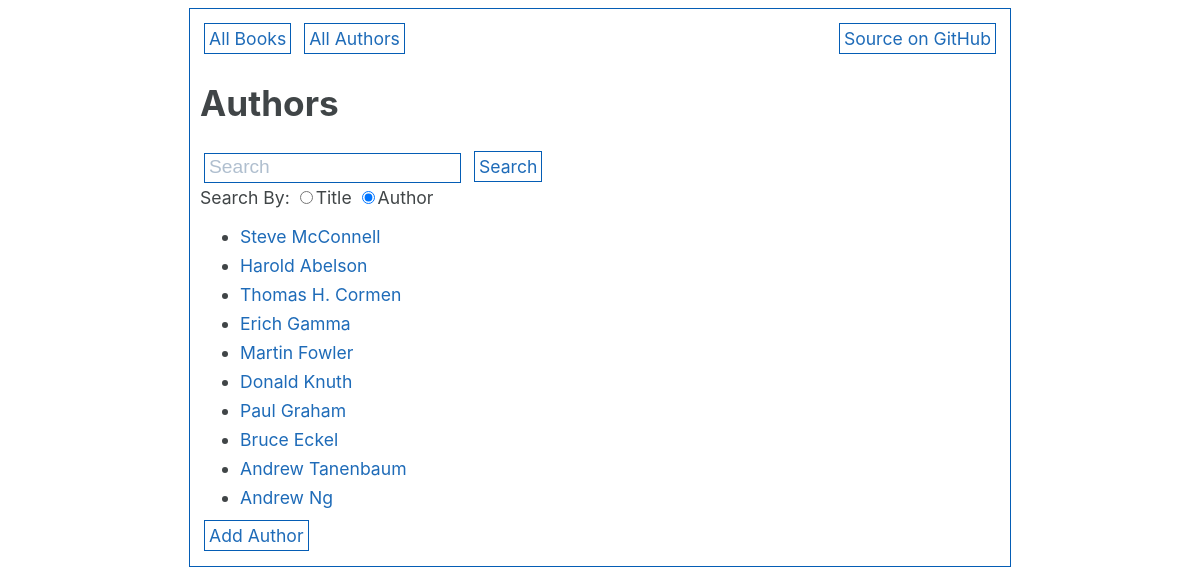
Screenshot of /authors/ with the database file from the repository.
### lib/models.py (models this page shows, shortened)
class Author(models.Model):
    name = models.CharField(max_length=200, unique=True)

### lib/views.py (the view)
# urls.py: url(r'^authors/$', views.authors, name='authors'),
def authors(request):
    all_authors_list = Author.objects.all()
    context = {'all_authors_list': all_authors_list}
    return render(request, 'lib/authors.html', context)

### lib/templates/lib/authors.html
{% extends 'lib/base.html' %}
{% block content %}
<h1>Authors</h1>
<form method="get" action="{% url 'library:search' %}">
    <input type="text" name="q" placeholder="Search">
    <button class="button_link" type="submit">Search</button>
    <br>
    Search By:
    <label><input type="radio" name="search_by" value="title">Title</label>
    <label><input type="radio" name="search_by" value="author" checked="checked">Author</label>
</form>
{% if all_authors_list %}
    <ul>
    {% for author in all_authors_list %}
        <li><a href="{% url 'library:author_detail' author.id %}">{{ author.name }}</a></li>
    {% endfor %}
    </ul>
{% else %}
    <p>No authors</p>
{% endif %}
<a class="button_link" href="{% url 'library:add_author' %}">Add Author</a>
{% endblock content %}

### rows the page displays
Author: name "Steve McConnell"
Author: name "Harold Abelson"
Author: name "Thomas H. Cormen"
Author: name "Erich Gamma"
Author: name "Martin Fowler"
Author: name "Donald Knuth"
Author: name "Paul Graham"
Author: name "Bruce Eckel"
Author: name "Andrew Tanenbaum"
Author: name "Andrew Ng"
